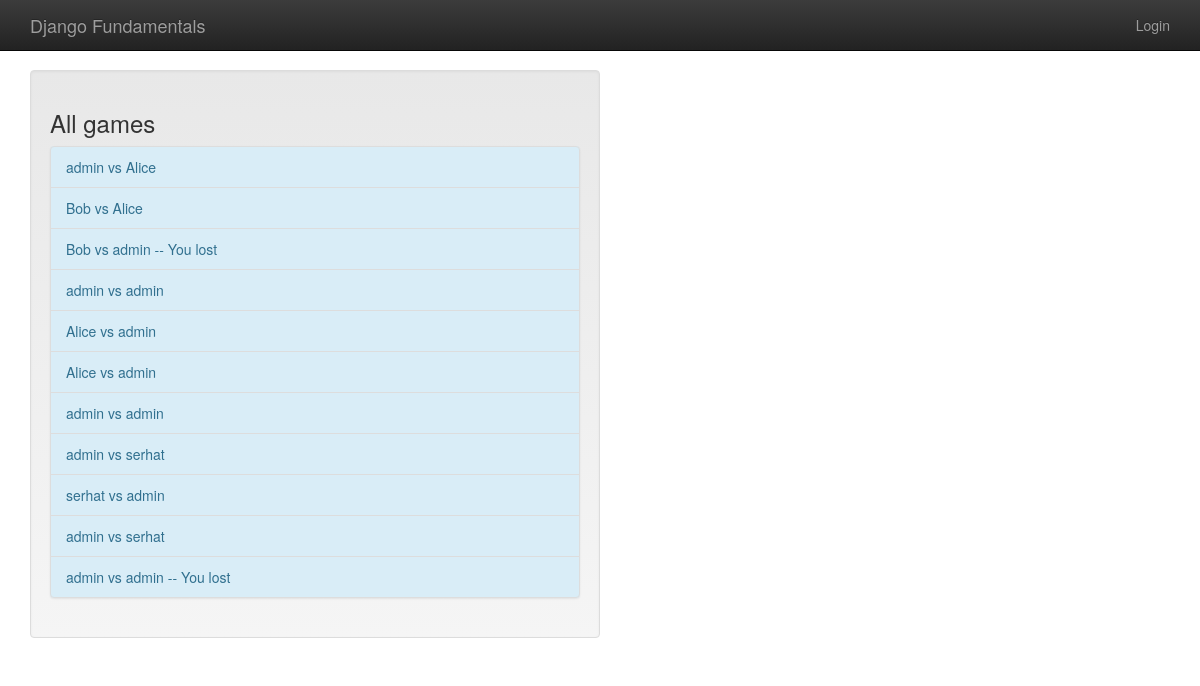
Screenshot of /games/all with the database file from the repository.
### gameplay/models.py (models this page shows, shortened)
@python_2_unicode_compatible      #Python 2 için buaraya da bu kodu ilave ediyoruz.
class Game(models.Model):
    first_player = models.ForeignKey(User, related_name="games_first_player")
    second_player = models.ForeignKey(User, related_name="games_second_player")
    start_time = models.DateTimeField(auto_now_add=True)
    last_active = models.DateTimeField(auto_now=True)
    status = models.CharField(max_length=1, default='F', choices=GAME_STATUS_CHOİCE)     # Dropdown da olması istenen durumu GAME_STATUS_CHOİCE ilave ettik.
    objects = GamesQuerySet.as_manager()
    def get_absolute_url(self):                              # 9.6 get_absolute_url
        return reverse('gameplay_detail', args=[self.id])
    def __str__(self):                                     # Unicode kütüphanesi ile ilgili. Aynı zamanda Game in içerisine
        return "{0} vs {1}".format(                        # tanımladığımız maçlarda kiminle kimim maç yapacağını gösteriyor.
            self.first_player, self.second_player          # Normalde başlıkta Game object yazıyordu.
        )

### gameplay/views.py (the view)
# urls.py: url(r'all$', AllGamesList.as_view())
class AllGamesList(ListView):
    model = Game

### templates/gameplay/game_list.html
{% extends "base.html" %}
{% block content %}
    <div class="well col-sm-6">
        <h3>All games</h3>
            {% include "player/game_list_snippet.html" with games_list=object_list %}
    </div>
{% endblock content %}

### templates/player/game_list_snippet.html (shortened to what this page needs)
{% if games_list %}
    <div class="list-group bg-info">
        {% for game in games_list %}
            <a class="list-group-item list-group-item-info" href="{{ game.get_absolute_url }}">
                {{ game }}
                {% if game.status not in 'FS' %}
                    {% if game.status == 'D' %}
                        -- Draw
                    {% elif game.status == 'W' and user == game.first_player %}
                        -- You won!
                    {% elif game.status == 'L' and user == game.second_player %}
                        -- You won!
                    {% else %}
                        -- You lost
                    {% endif %}
                {% endif %}
            </a>
        {% endfor %}
    </div>
{% endif %}

### templates/base.html (style rules this page uses)
body { padding-top: 70px; padding-bottom: 20px; }

### rows the page displays
Game: first_player+second_player "admin vs Alice"
Game: first_player+second_player "Bob vs Alice"
Game: first_player+second_player "Bob vs admin", status "-- You lost"
Game: first_player+second_player "admin vs admin"
Game: first_player+second_player "Alice vs admin"
Game: first_player+second_player "Alice vs admin"
Game: first_player+second_player "admin vs admin"
Game: first_player+second_player "admin vs serhat"
Game: first_player+second_player "serhat vs admin"
Game: first_player+second_player "admin vs serhat"
Game: first_player+second_player "admin vs admin", status "-- You lost"
